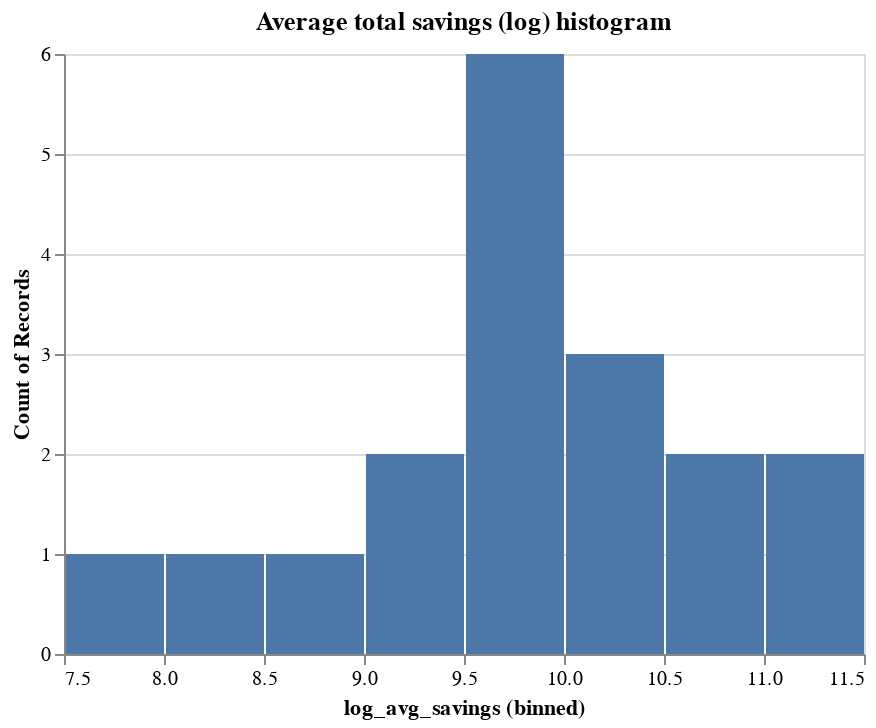

Notebook cell for this chart:
### Markdown cell above
### 2. Create a histogram of the log of the average total savings.

### Code cell
plot_data['log_avg_savings'] = np.log(plot_data['Total Savings'])
alt.Chart(plot_data, title="Average total savings (log) histogram").mark_bar().encode(
    x = alt.X('log_avg_savings', bin = alt.BinParams(maxbins = 10)),
    y = 'count()'
)

### Figure 1 — Vega-Lite specification as saved in the notebook (floating-point values rounded to 4 significant figures)
{"config": {"view": {"continuousWidth": 400, "continuousHeight": 300}}, "data": {"name": "data-af813a53af97ebbbb2c8f4215120cbc0"}, "mark": "bar", "encoding": {"x": {"type": "quantitative", "bin": {"maxbins": 10}, "field": "log_avg_savings"}, "y": {"type": "quantitative", "aggregate": "count"}}, "title": "Average total savings (log) histogram", "$schema": "https://vega.github.io/schema/vega-lite/v4.8.1.json", "datasets": {"data-af813a53af97ebbbb2c8f4215120cbc0": [{"NTA": "Bushwick South", "Total Savings": 26140, "Job created": 10, "log_avg_savings": 10.17}, {"NTA": "Carroll Gardens-Columbia Street-Red Hook", "Total Savings": 24337, "Job created": 0, "log_avg_savings": 10.1}, {"NTA": "College Point", "Total Savings": 17159, "Job created": 2, "log_avg_savings": 9.75}, {"NTA": "Crown Heights North", "Total Savings": 4036, "Job created": 0, "log_avg_savings": 8.303}, {"NTA": "DUMBO-Vinegar Hill-Downtown Brooklyn-Boerum Hill", "Total Savings": 63639, "Job created": 0, "log_avg_savings": 11.06}, {"NTA": "East New York", "Total Savings": 53156, "Job created": 0, "log_avg_savings": 10.88}, {"NTA": "East Williamsburg", "Total Savings": 13990, "Job created": 0, "log_avg_savings": 9.546}, {"NTA": "Greenpoint", "Total Savings": 9753, "Job created": 0, "log_avg_savings": 9.185}, {"NTA": "Hunters Point-Sunnyside-West Maspeth", "Total Savings": 23931, "Job created": 0, "log_avg_savings": 10.08}, {"NTA": "Hunts Point", "Total Savings": 42330, "Job created": 12, "log_avg_savings": 10.65}, {"NTA": "Manhattanville", "Total Savings": 2760, "Job created": 0, "log_avg_savings": 7.923}, {"NTA": "Maspeth", "Total Savings": 6658, "Job created": 10, "log_avg_savings": 8.804}, {"NTA": "Mott Haven-Port Morris", "Total Savings": 17843, "Job created": 10, "log_avg_savings": 9.789}, {"NTA": "Queensbridge-Ravenswood-Long Island City", "Total Savings": 61830, "Job created": 0, "log_avg_savings": 11.03}, {"NTA": "Springfield Gardens South-Brookville", "Total Savings": 17757, "Job created": 0, "log_avg_savings": 9.785}, {"NTA": "Steinway", "Total Savings": 11227, "Job created": 20, "log_avg_savings": 9.326}, {"NTA": "Sunset Park West", "Total Savings": 14622, "Job created": 0, "log_avg_savings": 9.59}, {"NTA": "park-cemetery-etc-Brooklyn", "Total Savings": 14327, "Job created": 0, "log_avg_savings": 9.57}]}}
